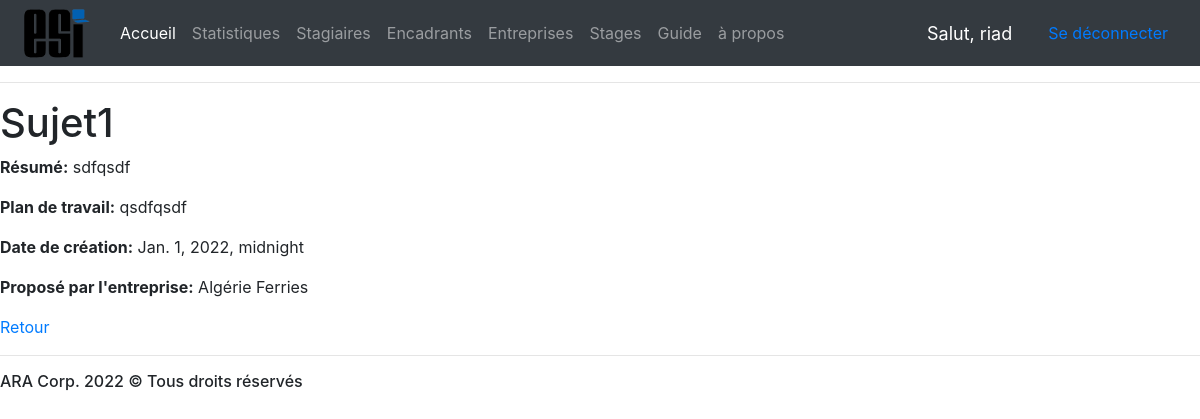
Screenshot of /entreprise/sujet/1 (signed in) with the database file from the repository.
### Gestion/models.py (models this page shows, shortened)
class SujetPFE(models.Model):
    IntituléS = models.CharField(max_length=50)
    Résumé = models.TextField()
    Plan = models.TextField()
    Date = models.DateTimeField()
    NumEnt = models.ForeignKey(Entreprise,on_delete=models.CASCADE,null=False)

class Entreprise(models.Model):
    NomEnt = models.CharField(max_length=50)
    RaisonSociale = models.CharField(max_length=50)
    Adresse = models.CharField(max_length=100)
    def __str__(self):
        return self.NomEnt

### Gestion/views.py (the view)
# urls.py: path('entreprise/sujet/<str:Num>',views.afficherSujet, name="detailSujet"),
def afficherSujet(request,Num):
    s = SujetPFE.objects.get(pk=Num)
    return render(request, 'sujets/detail.html', context={'sujet': s})

### Gestion/templates/sujets/detail.html
{% extends 'main.html' %}
{% block content %}
  <h1>{{ sujet.IntituléS}} </h1>
  <p><strong>Résumé:</strong> {{ sujet.Résumé }}</p>
  <p><strong>Plan de travail:</strong> {{ sujet.Plan }}</p>
  <p><strong>Date de création:</strong> {{ sujet.Date }}</p>
  <p><strong>Proposé par l'entreprise:</strong> {{ sujet.NumEnt }}</p>
  <a href="{% url 'listeSujets' sujet.NumEnt.pk %}">Retour</a>
{% endblock %}

### Gestion/templates/barreNavigation.html (shortened to what this page needs)
{% load static %}
<nav class="navbar navbar-expand-lg navbar-dark bg-dark">
    <a class="navbar-brand" href="{% url 'accueil' %}"><img src="{% static 'accueil/images/esi.png' %}" style="max-width: 5rem; margin-top: -20px;margin-bottom: -20px;"></a>
    <div class="collapse navbar-collapse" id="navbarNav">
      <ul class="navbar-nav">
        <li class="nav-item active">
          <a class="nav-link" href="{% url 'accueil' %}">Accueil </a>
        </li>
        <li class="nav-item">
          {% now "Y" as annéeCourrante %}
          <a class="nav-link" href="{% url 'stat' année=annéeCourrante %}">Statistiques</a>
        </li>
        <li class="nav-item">
          <a class="nav-link" href="{% url 'listeEtudiants' %}">Stagiaires</a>
        </li>
        <li class="nav-item">
          <a class="nav-link" href="{% url 'listeEncadrants' %}">Encadrants</a>
        </li>
        <li class="nav-item">
          <a class="nav-link" href="{% url 'listeEntreprises' %}">Entreprises</a>
        </li>
        <li class="nav-item">
          <a class="nav-link" href="{% url 'listeStages' %}">Stages</a>
        </li>
        <li class="nav-item">
          <a class="nav-link" href="{% url 'guide' %}">Guide</a>
        </li>
        <li class="nav-item">
          <a class="nav-link" href="{% url 'nous' %}">à propos</a>
        </li>
      </ul>
    </div>
    <span class="deconnecter">Salut, {{request.user}}</span>
    <span><a class="nav-link" href="{% url 'logout' %}" >Se déconnecter</a></span>
  </nav>

### Gestion/templates/barreNavigation.html (style rules this page uses)
.deconnecter { font-size: 18px; color: #fff; margin-right: 20px; }

### rows the page displays
SujetPFE: IntituléS "Sujet1", Résumé "sdfqsdf", Plan "qsdfqsdf", Date "Jan. 1, 2022, midnight", NumEnt "Algérie Ferries"

### other values shown
{{ request.user }} "riad"
